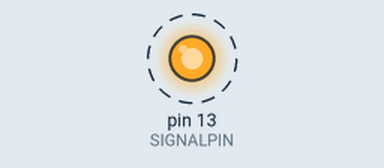
Bench run of a sketch on a simulated Arduino Uno, built with avr-gcc and run on an emulated ATmega328P. Shown: output pins drawn as LEDs (lit = HIGH). Dashed ring = blinking.

Above: at 0.5 s.
Timing chart, 0 to 4.6 s (numbered marks = the images above):
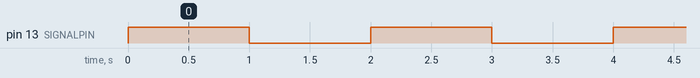

The sketch:

03_BlinkingLEDCodeQualityObjectOriented.ino
```cpp
#include "SignalControl.h"

const int DELAYTIME = 1000;

SignalControl signalcontrol;  //instantiate class; implicit call of initialization function

void setup() {
}

// the loop function runs over and over again forever
void loop() {
  signalcontrol.On();   // turn the signal on
  delay(DELAYTIME);     // wait for a second
  signalcontrol.Off();  // turn the signal off
  delay(DELAYTIME);     // wait for a second
}
```

SignalControl.cpp
```cpp
#include "SignalControl.h"

SignalControl::SignalControl() {
  // initialize digital pin as an output.
  pinMode(SIGNALPIN, OUTPUT);
}

void SignalControl::On() {
  digitalWrite(SIGNALPIN, HIGH);   // turn the LED on (HIGH is the voltage level)
}

void SignalControl::Off() {
  digitalWrite(SIGNALPIN, LOW);   // turn the LED off (LOW is the voltage level)
}
```

SignalControl.h
```cpp
#ifndef SignalControl_h
#define SignalControl_h

#include "Arduino.h"

const int SIGNALPIN = 13;

class SignalControl
{
  public: SignalControl();
    void On();
    void Off();
};

#endif
```

Measured:
- by itself, pin 13 (SIGNALPIN): alternates HIGH for 1.0 s and LOW for 1.0 s
